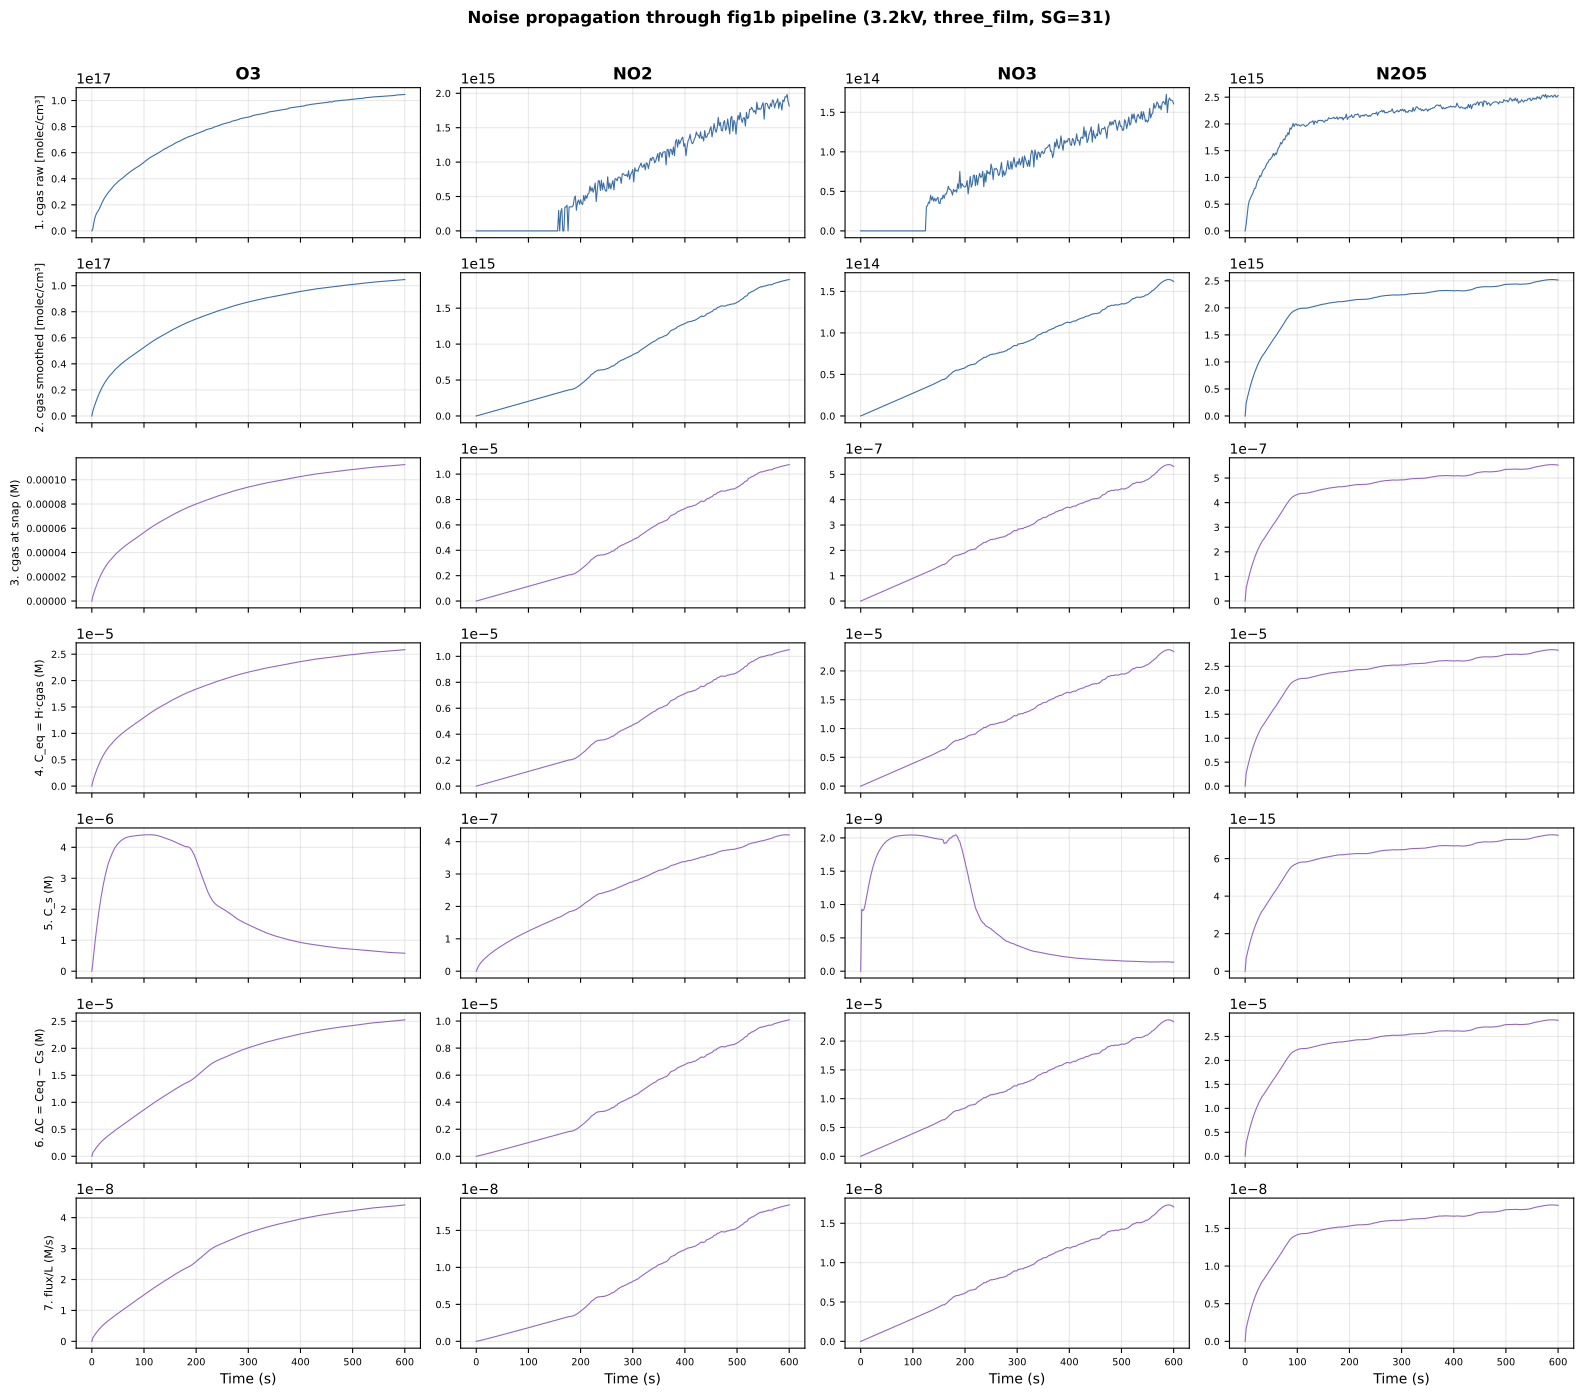

Reproduce this figure in Python.
#!/usr/bin/env python3
"""fig1b NO2/NO3 noise 단계별 진단.

각 단계의 시계열과 noise metric 추출:
  1) c_gas raw OAS (전처리 전)
  2) c_gas smoothed (SG window=31 후)
  3) c_gas after RH80 rescaling (+ time interp)
  4) C_eq = H × c_gas
  5) C_s (snap_y[0, idx])
  6) ΔC = C_eq − C_s
  7) flux = k_mt × ΔC / L

Noise metric: first-difference std, CV (coefficient of variation),
peak-to-peak / mean ratio.
"""
import sys, math
from pathlib import Path
import numpy as np
import pandas as pd
import matplotlib.pyplot as plt
from scipy.signal import savgol_filter

_root = Path(__file__).parent.parent.parent
sys.path.insert(0, str(_root / 'Ver4_1D'))

from config_1d import (PHYSICAL, N2O4_EQ, HENRY_CONSTANTS,
                        GAS_DIFFUSIVITY, LIQUID_DIFFUSIVITY,
                        AQUEOUS_SPECIES)
from pde_solver import MOLAR_MASS

GAS_XLSX = _root / 'OAS data' / 'Dry' / '(P-L) 가스활성종 농도.xlsx'

# Three_film K parameters
DELTA_GAS = 0.01
DELTA_LIQ = 1e-4
ALPHA = {'O3': 0.05, 'NO2': 0.03, 'NO3': 0.03, 'N2O5': 0.03}

# RH80 (3.2 kV)
RH80 = {'O3_scale': 0.647, 'NO2_O3': 0.091, 'N2O5_NO2': 0.054,
        'HONO_NO2': 0.10, 'NO3_O3': 0.00442}
H2O2_RATIO = 0.003
HONO2_RATIO = 0.83

VOLTAGE = '3.2kV'
CACHE = (_root / 'Figures/DIW results' /
         f'{VOLTAGE}_Humid_fitting_three_film/cache/three_film_abspecies_dg0.0100.npz')

SPECIES = ['O3', 'NO2', 'NO3', 'N2O5']      # N2O5 for comparison


def compute_k_mt_three_film(sp):
    H = HENRY_CONSTANTS[sp]
    D_g = GAS_DIFFUSIVITY[sp]
    D_l = LIQUID_DIFFUSIVITY[sp]
    M = MOLAR_MASS[sp]
    R = 8.314
    T = 298.15
    v = math.sqrt(8 * R * T / (math.pi * M * 1e-3))
    a = ALPHA[sp]
    inv_kg = DELTA_GAS / D_g
    inv_kint = 4 / (a * v)
    inv_kL = DELTA_LIQ / D_l
    return 1.0 / (H * (inv_kg + inv_kint) + inv_kL)


def preprocess_raw(vals, sg_win=31, min_run=5):
    out = np.maximum(vals.copy(), 0.0)
    n = len(out)
    run_len, run_start, stable_start = 0, -1, n
    for i in range(n):
        if out[i] > 0:
            if run_len == 0:
                run_start = i
            run_len += 1
            if run_len >= min_run:
                stable_start = run_start
                break
        else:
            run_len = 0
    if stable_start >= n:
        return out
    nz = [(i, out[i]) for i in range(stable_start, n) if out[i] > 0]
    if len(nz) >= 2:
        idx = np.array([x[0] for x in nz])
        vs = np.array([x[1] for x in nz])
        for i in range(stable_start, n):
            if out[i] <= 0:
                out[i] = np.interp(i, idx, vs)
    stable_region = out[stable_start:]
    if len(stable_region) >= sg_win:
        w = sg_win if sg_win % 2 == 1 else sg_win + 1
        stable_region = savgol_filter(stable_region, window_length=w, polyorder=3)
        out[stable_start:] = np.maximum(stable_region, 0.0)
    if stable_start > 0 and out[stable_start] > 0:
        out[:stable_start] = np.linspace(0, out[stable_start], stable_start + 1)[:-1]
    return out


def noise_metric(arr):
    """Return (mean, std_diff, CV_diff%, p2p%)."""
    arr = np.asarray(arr)
    if arr.size < 2 or np.mean(np.abs(arr)) < 1e-30:
        return (0, 0, 0, 0)
    diff = np.diff(arr)
    mean_abs = np.mean(np.abs(arr))
    std_diff = np.std(diff)
    cv_diff = 100 * std_diff / mean_abs if mean_abs > 0 else 0
    p2p = (np.max(arr) - np.min(arr))
    p2p_rel = 100 * p2p / mean_abs if mean_abs > 0 else 0
    return (mean_abs, std_diff, cv_diff, p2p_rel)


def main():
    # ─── 1. Load raw OAS ───
    df = pd.read_excel(GAS_XLSX, sheet_name=VOLTAGE)
    times = df.iloc[:, 0].values.astype(float)
    raw = {}
    for sp in SPECIES:
        for c in df.columns:
            if sp in str(c):
                raw[sp] = df[c].values.astype(float)
                break

    # ─── 2. Preprocessed (raw → SG smoothed) ───
    smoothed = {sp: preprocess_raw(raw[sp]) for sp in SPECIES}

    # ─── 3. After RH80 rescaling ───
    mask = times >= (times[-1] - 100)
    ss = lambda a: max(np.mean(a[mask]), 1e-30)
    o3d, no2d, n2o5d, no3d = (ss(smoothed['O3']), ss(smoothed['NO2']),
                                ss(smoothed['N2O5']), ss(smoothed['NO3']))
    o3_80 = o3d * RH80['O3_scale']
    no2_80 = o3_80 * RH80['NO2_O3']
    n2o5_80 = no2_80 * RH80['N2O5_NO2']
    no3_80 = o3_80 * RH80['NO3_O3']
    rescaled = {
        'O3':   smoothed['O3']   * (o3_80 / o3d),
        'NO2':  smoothed['NO2']  * (no2_80 / no2d),
        'N2O5': smoothed['N2O5'] * (n2o5_80 / n2o5d),
        'NO3':  smoothed['NO3']  * (no3_80 / no3d),
    }

    # convert molec/cm³ → M
    conv = 1000.0 / PHYSICAL.AVOGADRO
    cgas_M = {sp: rescaled[sp] * conv for sp in SPECIES}

    # ─── 4. Load snap_y from cache ───
    d = np.load(CACHE)
    snap_t = d['snap_t']
    snap_y = d['snap_y']      # (n_t, N_z, N_s)
    sp_idx = {s: i for i, s in enumerate(AQUEOUS_SPECIES)}

    # Interpolate cgas to snap_t to align times
    cgas_at_snap = {}
    for sp in SPECIES:
        cgas_at_snap[sp] = np.interp(snap_t, times, cgas_M[sp])

    # ─── 5. Build flux components per species ───
    L = 0.01
    rows_data = {}
    for sp in SPECIES:
        H = HENRY_CONSTANTS[sp]
        Ceq = H * cgas_at_snap[sp]
        Cs  = snap_y[:, 0, sp_idx[sp]]   # surface cell, no acid-base for these
        dC  = Ceq - Cs
        k_mt = compute_k_mt_three_film(sp)
        flux = k_mt * dC / L      # M/s
        rows_data[sp] = {
            'cgas_raw': raw[sp],
            'cgas_smoothed': smoothed[sp],
            'cgas_M': cgas_at_snap[sp],
            'Ceq': Ceq,
            'Cs': Cs,
            'dC': dC,
            'flux': flux,
            'k_mt': k_mt,
        }

    # ─── 6. Print noise metrics table ───
    print('\n' + '=' * 110)
    print(f'fig1b noise propagation diagnostic — {VOLTAGE}, three_film, SG win=31')
    print('=' * 110)
    print(f"{'Species':>7} | {'Stage':>20} | {'<|x|>':>12} | "
          f"{'std(Δx)':>12} | {'CV%(std/<|x|>)':>14} | {'p2p%':>8}")
    print('-' * 110)
    for sp in SPECIES:
        D = rows_data[sp]
        for stage_name, arr in [
            ('1. cgas raw OAS',          D['cgas_raw']),
            ('2. cgas smoothed (SG31)',  D['cgas_smoothed']),
            ('3. cgas at snap_t [M]',    D['cgas_M']),
            ('4. C_eq = H·cgas',         D['Ceq']),
            ('5. C_s (surface)',         D['Cs']),
            ('6. ΔC = C_eq − C_s',       D['dC']),
            ('7. flux/L = k·ΔC/L [M/s]', D['flux']),
        ]:
            m, s, cv, p2p = noise_metric(arr)
            print(f'{sp:>7} | {stage_name:>20} | {m:12.3e} | '
                  f'{s:12.3e} | {cv:14.2f} | {p2p:8.1f}')
        print('-' * 110)

    # ─── 7. Plot ───
    n_sp = len(SPECIES)
    fig, axes = plt.subplots(7, n_sp, figsize=(4 * n_sp, 14), sharex='col')
    stages = [
        ('1. cgas raw [molec/cm³]',   'cgas_raw'),
        ('2. cgas smoothed [molec/cm³]', 'cgas_smoothed'),
        ('3. cgas at snap (M)',        'cgas_M'),
        ('4. C_eq = H·cgas (M)',        'Ceq'),
        ('5. C_s (M)',                   'Cs'),
        ('6. ΔC = Ceq − Cs (M)',         'dC'),
        ('7. flux/L (M/s)',              'flux'),
    ]
    for col, sp in enumerate(SPECIES):
        D = rows_data[sp]
        for row, (label, key) in enumerate(stages):
            ax = axes[row, col]
            arr = D[key]
            if key in ('cgas_raw', 'cgas_smoothed'):
                ax.plot(times, arr, lw=0.8, color='#3a6ea5')
            else:
                ax.plot(snap_t, arr, lw=0.8, color='#9467bd')
            if row == 0:
                ax.set_title(sp, fontweight='bold')
            if col == 0:
                ax.set_ylabel(label, fontsize=8)
            ax.grid(True, alpha=0.3)
            ax.tick_params(labelsize=7)
        axes[-1, col].set_xlabel('Time (s)')

    fig.suptitle(
        f'Noise propagation through fig1b pipeline ({VOLTAGE}, three_film, SG=31)',
        fontsize=12, fontweight='bold', y=0.995,
    )
    fig.tight_layout(rect=[0, 0, 1, 0.99])
    out_dir = Path(__file__).parent
    for ext in ('png', 'pdf'):
        p = out_dir / f'diag_fig1b_noise.{ext}'
        fig.savefig(p, dpi=200 if ext == 'png' else None, bbox_inches='tight')
        print(f'Saved: {p}')


if __name__ == '__main__':
    main()
